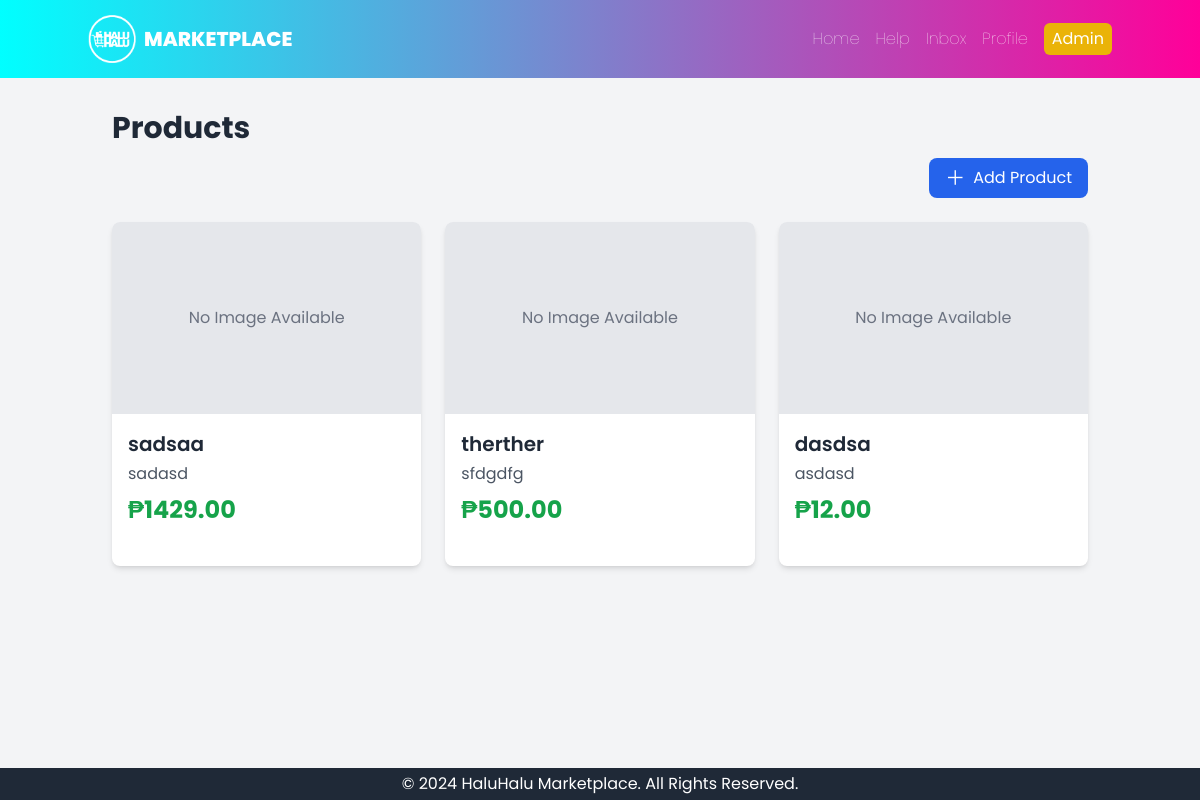
/products/ (signed in), run on the app's committed database.
### core/models.py (models this page shows, shortened)
class Product(models.Model):
    title = models.CharField(max_length=255)
    description = models.TextField()
    price = models.DecimalField(max_digits=10, decimal_places=2)
    image = models.ImageField(upload_to='product_images/', blank=True, null=True)
    is_sold = models.BooleanField(default=False)
    seller = models.ForeignKey(settings.AUTH_USER_MODEL, on_delete=models.CASCADE, related_name='products')
    posted_at = models.DateTimeField(auto_now_add=True)
    is_public = models.BooleanField(default=True)
    class Meta:
        ordering = ['-posted_at']

### core/views.py (the view)
# urls.py: path('products/', ProductListView.as_view(), name='product_list'),
class ProductListView(ListView):
    model = Product
    template_name = 'core/product_list.html'
    context_object_name = 'products'
    paginate_by = 10
    def get_queryset(self):
        return Product.objects.filter(is_sold=False)

### core/templates/core/product_list.html (shortened to what this page needs)
{% extends 'base.html' %}
{% block content %}
<h1 class="text-3xl font-bold text-gray-800 mb-3">Products</h1>
<div class="mb-6 flex justify-end">
  {% if user.is_authenticated %}
    <a href="{% url 'product_add' %}"
       class="inline-flex items-center gap-2 px-4 py-2 rounded-lg bg-blue-600 text-white hover:bg-blue-700">
      <span class="text-xl leading-none">＋</span> Add Product
    </a>
  {% else %}
    <a href="{% url 'login' %}?next={% url 'product_add' %}"
       class="inline-flex items-center gap-2 px-4 py-2 rounded-lg border border-blue-600 text-blue-600 hover:bg-blue-50">
      Log in to add
    </a>
  {% endif %}
</div>
<div class="grid grid-cols-1 sm:grid-cols-2 lg:grid-cols-3 xl:grid-cols-4 gap-6">
    {% for product in products %}
        <div class="bg-white rounded-lg shadow-md overflow-hidden transition-transform duration-200 hover:scale-105">
            <a href="{% url 'product_detail' product.pk %}">
                {% if product.image %}
                    <img src="{{ product.image.url }}" alt="{{ product.title }}" class="w-full h-48 object-cover">
                {% else %}
                    <div class="w-full h-48 flex items-center justify-center bg-gray-200 text-gray-500">
                        No Image Available
                    </div>
                {% endif %}
            </a>
            <div class="p-4 flex flex-col h-full">
                <h2 class="text-xl font-semibold text-gray-800">{{ product.title }}</h2>
                <p class="text-gray-600 mt-1 line-clamp-2">{{ product.description }}</p>
                <p class="mt-2 text-2xl font-bold text-green-600">₱{{ product.price }}</p>
            </div>
        </div>
    {% empty %}
        <p class="col-span-full text-center text-gray-600">No products available yet.</p>
    {% endfor %}
</div>
{% endblock %}

### core/templates/base.html (style rules this page uses)
body { font-family: 'Poppins', sans-serif; }

### data on the page
Product: image "No Image Available", title "sadsaa", description "sadasd", price "1429.00"
Product: image "No Image Available", title "therther", description "sfdgdfg", price "500.00"
Product: image "No Image Available", title "dasdsa", description "asdasd", price "12.00"
